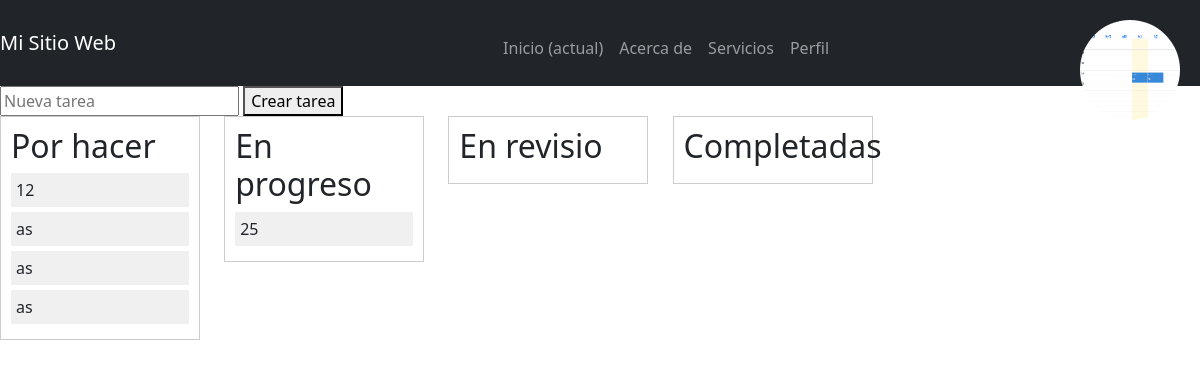
Screenshot of /Vista/tascas.php?id=25 (signed in) with the database file from the repository.
### tables this page shows
CREATE TABLE IF NOT EXISTS `tasques` (
  `id` int(11) NOT NULL AUTO_INCREMENT,
  `id_projecte` int(11) NOT NULL,
  `descripcio` varchar(255) NOT NULL,
  `estat` enum('Por hacer','En progres','En revisio','Completades') NOT NULL,
  PRIMARY KEY (`id`),
  KEY `id_projecte` (`id_projecte`)
);

### Model/mainfunction.php (called while the page is built, shortened)
<?php
function connexio(){
    $dbname = 'projecte';
    $username = 'root';
    $password = 'final';
    $connexio = new PDO("mysql:host=db;dbname=$dbname", $username, $password);
    return $connexio;
}
function obtenerImagenPerfil($email) {
    $connexio = connexio();
    $statement = $connexio->prepare("SELECT imatge FROM usuaris WHERE email = ?");
    $statement->bindParam(1, $email);
    $statement->execute();
    $resultado = $statement->fetch(PDO::FETCH_ASSOC);
    if ($resultado && isset($resultado['imatge']) && !empty($resultado['imatge'])) {
        return $resultado['imatge'];
    } else {
        return null;
    }
}
?>

### Vista/tascas.php (the view, shortened to what this page needs)
<?php
require '../Model/mainfunction.php';
$connexio = connexio();
$proyectoId = $_GET['id'];
$sql = "SELECT * FROM tasques WHERE id_projecte = ?";
$statement = $connexio->prepare($sql);
$statement->execute([$proyectoId]);
$tareas = $statement->fetchAll(PDO::FETCH_ASSOC);
?>
<!DOCTYPE html>
<html lang="en">
<head>
<link href="https://cdn.jsdelivr.net/npm/bootstrap@5.3.3/dist/css/bootstrap.min.css" rel="stylesheet">
</head>
<body>
<nav class="navbar navbar-expand-lg navbar-dark bg-dark">
  <a class="navbar-brand" href="#">Mi Sitio Web</a>
  <div class="collapse navbar-collapse" id="navbarSupportedContent">
    <ul class="navbar-nav mr-auto">
      <li class="nav-item active">
        <a class="nav-link" href="#">Inicio <span class="sr-only">(actual)</span></a>
      </li>
      <li class="nav-item">
        <a class="nav-link" href="#">Acerca de</a>
      </li>
      <li class="nav-item">
        <a class="nav-link" href="#">Servicios</a>
      </li>
      <li class="nav-item">
        <a class="nav-link" href="../Controlador/perfil.php">Perfil</a>
      </li>
      <div style="position: absolute; top: 20px; right: 20px;">
            <?php
            $imagen_perfil = obtenerImagenPerfil($_SESSION['email']);
            if($imagen_perfil) {
                echo '<img src="' . $imagen_perfil . '" alt="Imagen de perfil" style="width: 100px; height: 100px; border-radius: 50%;">';
            } else {
                echo '<img src="default_profile_image.jpg" alt="Imagen de perfil por defecto" style="width: 100px; height: 100px; border-radius: 50%;">';
            }
            ?>
        </div>
    </ul>
  </div>
</nav>
<form id="newTaskForm">
        <input type="text" id="newTaskInput" placeholder="Nueva tarea">
        <button type="submit">Crear tarea</button>
    </form>
    <div class="column" id="Por hacer">
        <h2>Por hacer</h2>
        <?php
    foreach ($tareas as $tarea) {
        if ($tarea['estat'] === 'Por hacer') {
            echo "<div id='{$tarea['id']}' class='task' draggable='true'>{$tarea['descripcio']}</div>";
        }
    }
    ?>
    </div>
    <div class="column" id="En progres">
        <h2>En progreso</h2>
        <?php
    foreach ($tareas as $tarea) {
        if ($tarea['estat'] === 'En progres') {
            echo "<div id='{$tarea['id']}' class='task' draggable='true'>{$tarea['descripcio']}</div>";
        }
    }
    ?>
    </div>
    <div class="column" id="En revisio">
        <h2>En revisio</h2>
    </div>
    <div class="column" id="Completades">
        <h2>Completadas</h2>
    </div>
</body>
</html>

### Vista/tascas.php (style rules this page uses)
.column { width: 200px; display: inline-block; vertical-align: top; margin-right: 20px; border: 1px solid #ccc; padding: 10px; }
.task { margin-bottom: 5px; padding: 5px; background-color: #f0f0f0; cursor: pointer; }
ul { list-style-type: none; padding: 0; margin: 20px auto; max-width: 600px; }
li { margin-bottom: 10px; }
li a { text-decoration: none; color: #333; display: block; padding: 10px; border: 1px solid #ccc; border-radius: 5px; transition: background-color 0.3s ease; }

### rows the page displays
tasques: descripcio "12"
tasques: descripcio "as"
tasques: descripcio "as"
tasques: descripcio "as"
tasques: descripcio "25"
